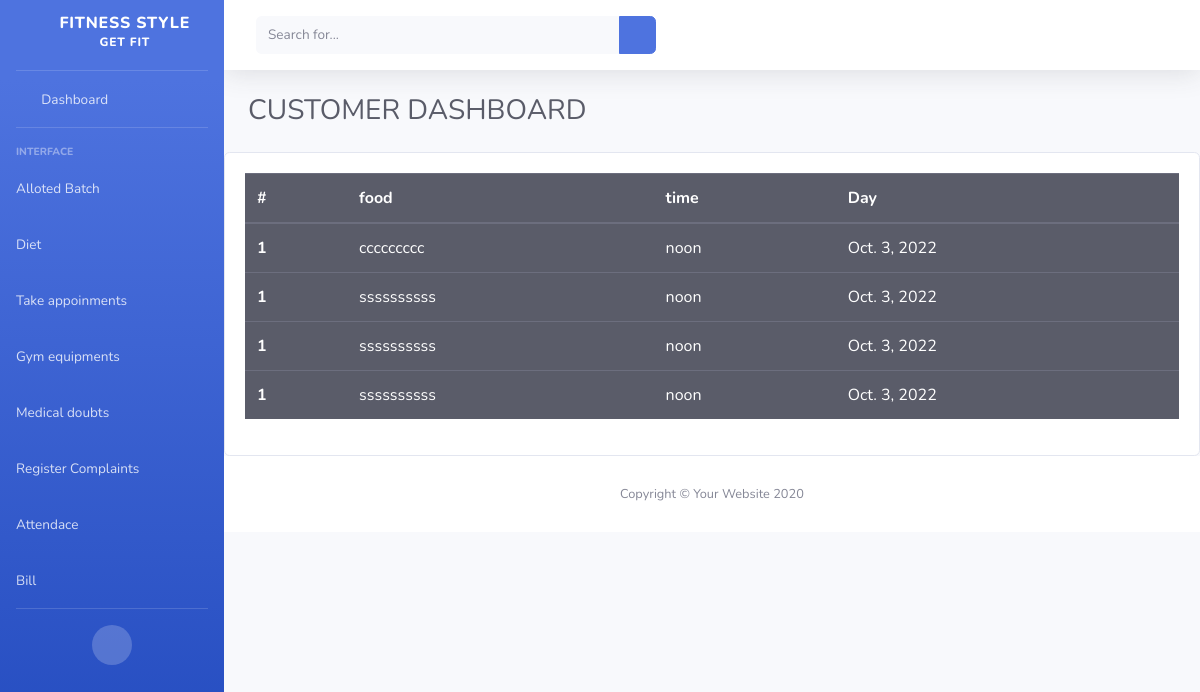
/diet/, run on an earlier commit of the app's database.
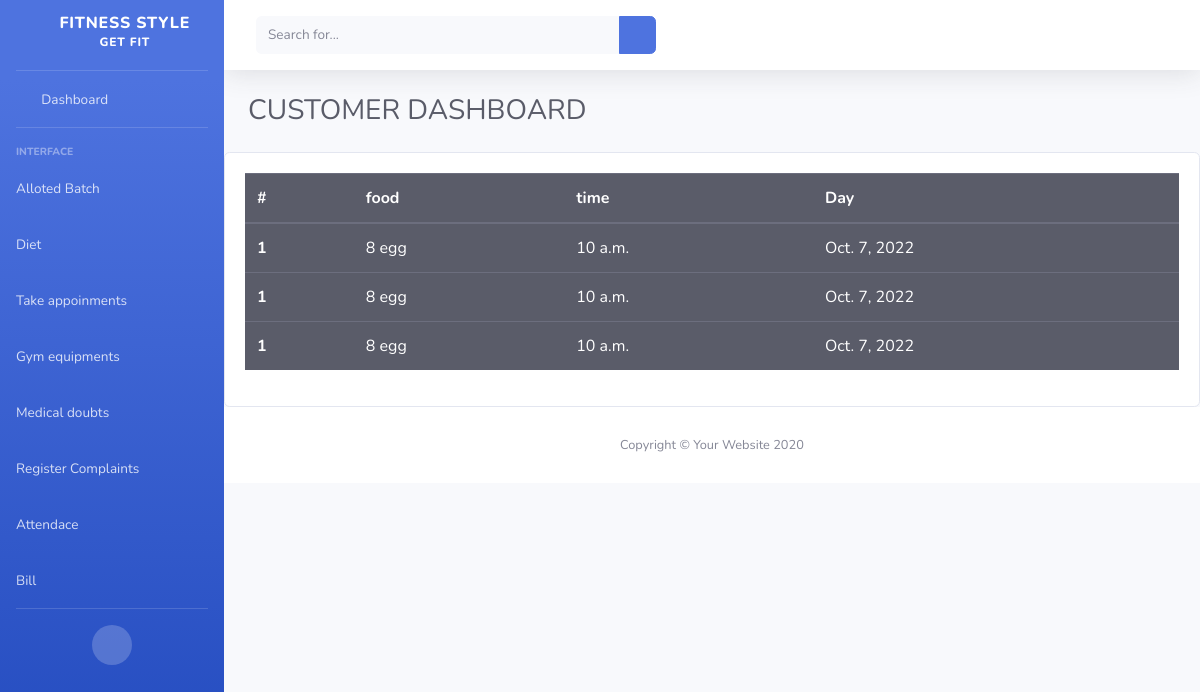
And on a later commit of the database.
### FSapp/models.py (models this page shows)
class diet(models.Model):
    food = models.CharField(max_length=20)
    time = models.TimeField()
    day = models.DateField(max_length=7)

### FSapp/customer_views.py (the view)
# urls.py: path('diet/',customer_views.viewdiet,name='diet'),
def viewdiet(request):
    data = diet.objects.all()
    return render(request, 'customer/view_diet.html', {'data': data})

### templates/customer/view_diet.html
{% extends 'customer/customer_dashboard.html' %}
{% block content %}
<table class="table table-dark">
  <thead>
    <tr>
      <th scope="col">#</th>
      <th scope="col">food</th>
      <th scope="col">time</th>
      <th scope="col">Day</th>
    </tr>
  </thead>
  <tbody>
{%  for i in data %}   <tr>
      <th scope="row">1</th>
      <td>{{i.food}}</td>
      <td>{{i.time}}</td>
      <td>{{i.day}}</td>
</tr>
{% endfor %}
  </tbody>
</table>
{% endblock %}

What changed in the data, as far as the page shows it:
removed diet: food "ssssssssss", time "noon", day "Oct. 3, 2022"
changed diet (number 1 of 3 on the later page): food "ccccccccc" → "8 egg"; time "noon" → "10 a.m."; day "Oct. 3, 2022" → "Oct. 7, 2022"
changed diet (number 2 of 3 on the later page): food "ssssssssss" → "8 egg"; time "noon" → "10 a.m."; day "Oct. 3, 2022" → "Oct. 7, 2022"
changed diet (number 3 of 3 on the later page): food "ssssssssss" → "8 egg"; time "noon" → "10 a.m."; day "Oct. 3, 2022" → "Oct. 7, 2022"
